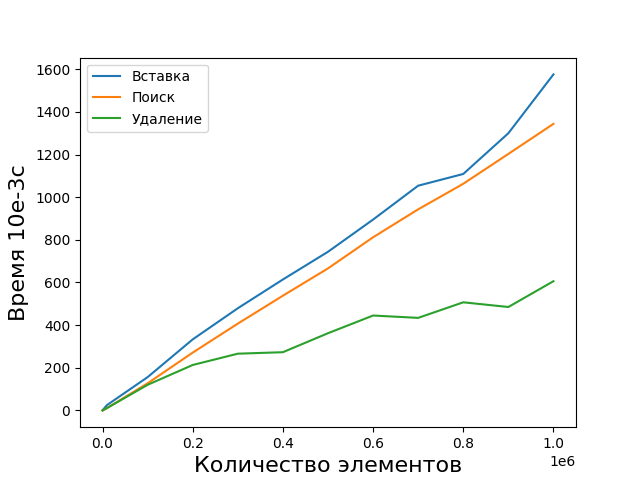

Write the Python code that produced this figure.
import matplotlib.pyplot as plt
import numpy as np

from scipy.interpolate import interp1d

selection = [
	100,
	1000,
	10000,
	100000,
	200000,
	300000,
	400000,
	500000,
	600000,
	700000,
	800000,
	900000,
	1000000,
]

with open("selection.bin", mode='rb') as file:
    fileContent = file.read()

dataset = []

for i in range(0, len(fileContent), 4):
    dataset.append(
        int.from_bytes(
            fileContent[i:i + 4],
            byteorder='little', signed=True)
        )

setselection = dataset[:len(dataset) // 3]
findselection = dataset[len(dataset) // 3:2 * len(dataset) // 3]
removeselection = dataset[2 * len(dataset) // 3:]


fig, ax = plt.subplots()
plt.xlabel("Количество элементов", fontsize=16)
plt.ylabel("Время 10e-3с", fontsize=16)
ax.plot(selection, setselection, label="Вставка")
ax.plot(selection, findselection, label="Поиск")
ax.plot(selection, removeselection, label="Удаление")
ax.legend()

fig.savefig("./single_plot")
plt.show()